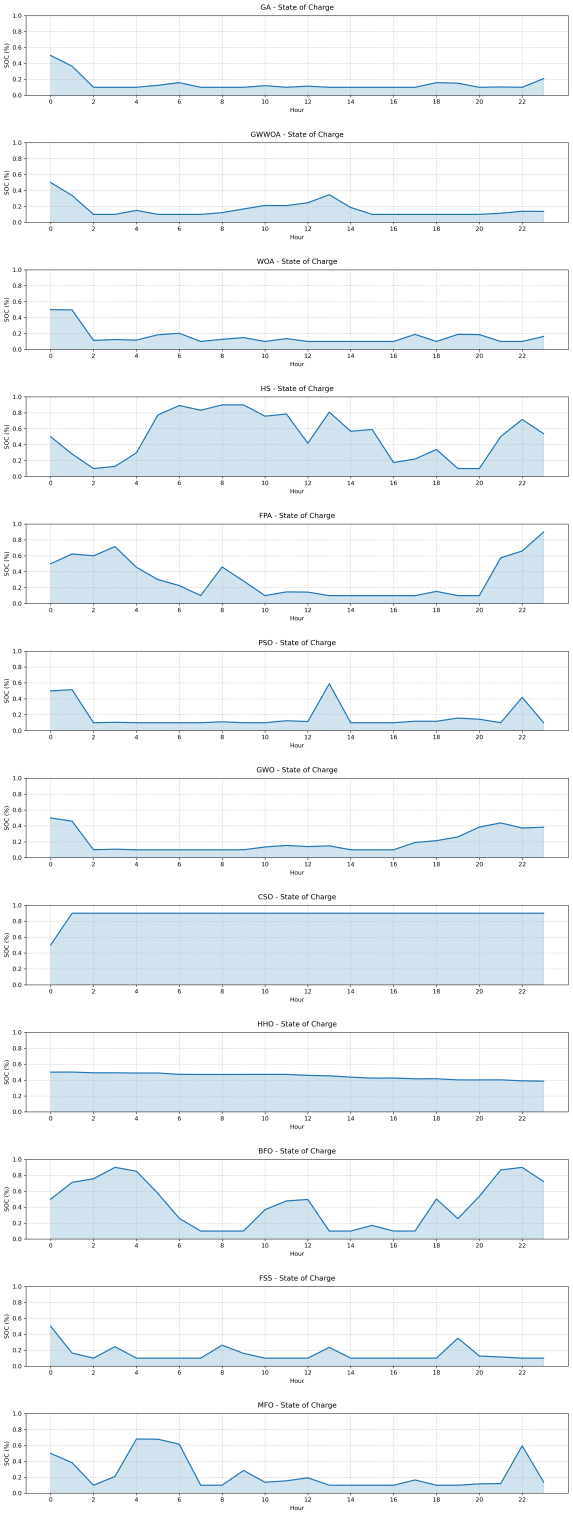
#> input picture soc_comparison_subplots.png, 4007 x 10608 px (shown at 1/7 size)
$ python figure.py
#> lines starting #> are read from the running program, lines starting #| are printed output that depends on the picture
from PIL import Image

# Load the existing tall SOC comparison figure
img_path = "soc_comparison_subplots.png"
img = Image.open(img_path)
#> img is the input picture: PIL image 4007x10608 RGBA; mean R, G, B, A 241.5, 245.1, 247.8, 255

# Compute mid-point along height to split into top and bottom halves
width, height = img.size
#> width = 4007; height = 10608
mid_y = height // 2
#> mid_y = 5304

# Crop top half and bottom half
top_half = img.crop((0, 0, width, mid_y-450))
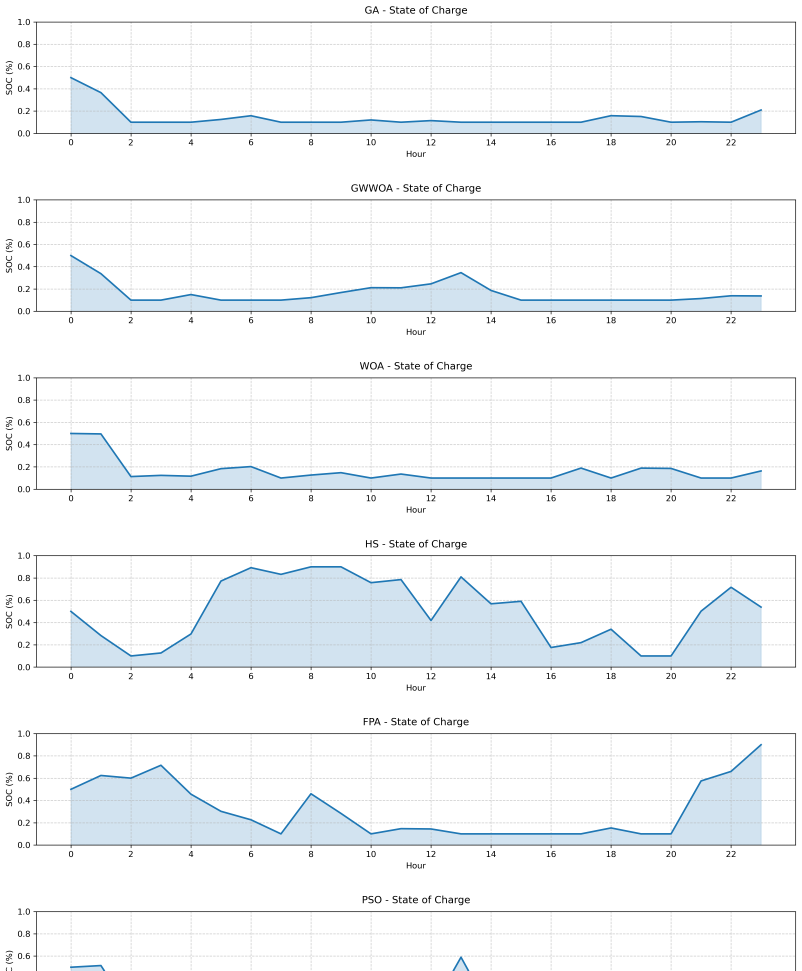
#> top_half: PIL image 4007x4854 RGBA (shown at 1/5 size); mean R, G, B, A 243.7, 246.5, 248.5, 255
bottom_half = img.crop((0, mid_y-450, width, height))
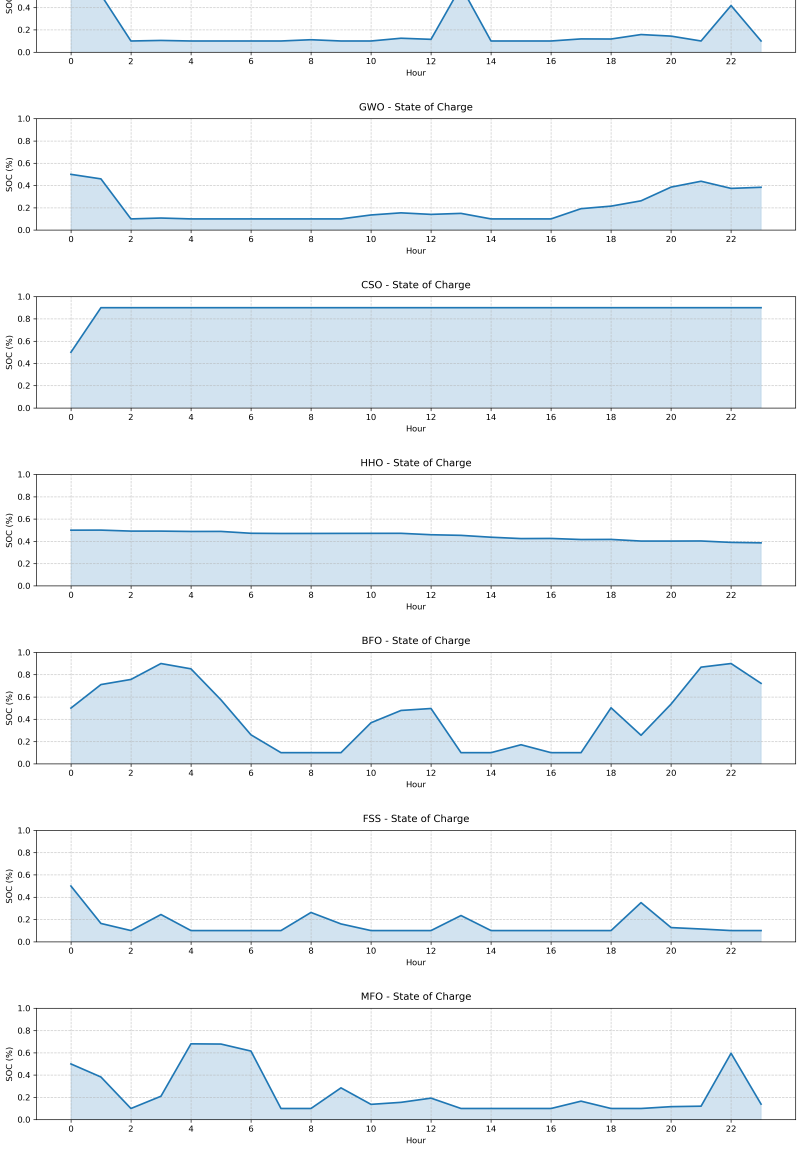
#> bottom_half: PIL image 4007x5754 RGBA (shown at 1/5 size); mean R, G, B, A 239.7, 244, 247.2, 255

# Save the two halves
top_path = "soc_comparison_top.png"
bottom_path = "soc_comparison_bottom.png"
top_half.save(top_path)
bottom_half.save(bottom_path)

# Provide filenames for user reference
(top_path, bottom_path)
